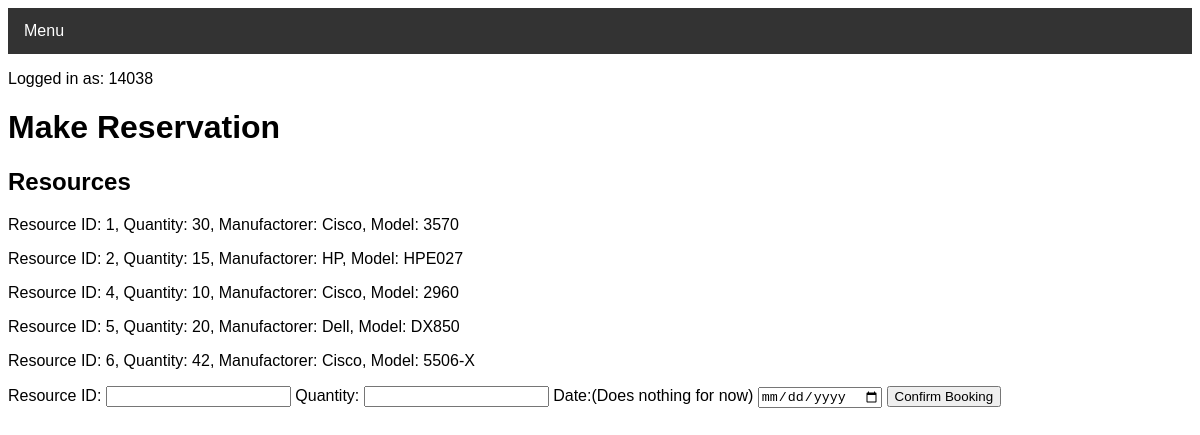
Page /reservation (signed in) on the earlier database version.
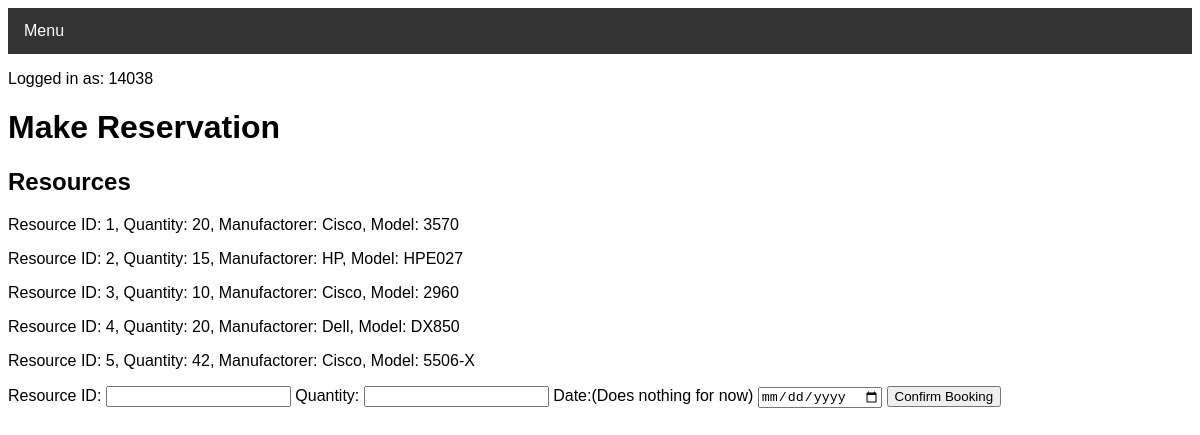
Same page on the later database version.
### tables this page shows
CREATE TABLE Resource (resource_id INTEGER PRIMARY KEY UNIQUE, resource_quantity INTEGER NOT NULL, resource_manufactorer STRING NOT NULL, resource_model NOT NULL);

### routes.py (the view, shortened to what this page needs)
@app.route("/reservation", methods=['GET', 'POST'])
def reservation():
    if "name" not in session:
        return redirect(url_for("login"))
    try:
        lst = res.readResource()
    except TypeError as e:
        flash("Error: Something is not right. Did you input a resource ID that doesn't exist?")
        print(e.args[0])
        lst = res.readResource()
    return render_template("reservation.html", data=lst, username=session['name'])

### Project.py (called while the page is built)
    def readResource(self):
        c = self.conn.cursor()
        c.execute("SELECT 'Resource ID:', resource_id, 'Quantity:', resource_quantity, 'Manufactorer:', resource_manufactorer, 'Model:', resource_model FROM Resource;")
        lst = c.fetchall()
        c.close()
        return lst

### templates/reservation.html (shortened to what this page needs)
<!DOCTYPE html>
<head>
<link rel="stylesheet" href="../static/theme.css">
<link rel="stylesheet" type="text/css" href="../static/barstyle.css" title="style"/>
<link rel="stylesheet" type="text/css" href="../static/errorstyle.css" title="style"/>
</head>
<body>
<div class="navbar">
  <div class="dropdown">
    <button class="dropbtn">Menu
      <i class="fa fa-caret-down"></i>
    </button>
  </div>
</div>
      <p>Logged in as: {{ username }}</p>
<h1>Make Reservation</h1>
<div class="container">
   <h2>Resources</h2>
   <body>
     {%for value in data%}
      <p>{{value | replace("(", "") | replace(")", "") | replace(":", "=") | replace("'", "") | replace("=,", ":")}}</p>
     {%endfor%}
    </body>
<div class="container">
   <form action="" method="post" role="form">
   <label for="ID">Resource ID:</label>
   <input type="text" class="form-control" id="ID" name="ID" required>
   <label for="quantity">Quantity:</label>
   <input type="text" class="form-control" id="quantity" name="quantity" required>
   <label for="date">Date:(Does nothing for now)</label>
   <input type="date" class="form-control" id="date" name="date"/>
   <button type="submit" class="btn btn-success">Confirm Booking</button>
   </form>
</div>

### static/barstyle.css (style rules this page uses)
body { font-family: Arial, Helvetica, sans-serif; }
.navbar { overflow: hidden; background-color: #333; }
.dropdown { float: left; overflow: hidden; }
.dropdown .dropbtn { font-size: 16px; border: none; outline: none; color: white; padding: 14px 16px; background-color: inherit; font-family: inherit; margin: 0; }

Differences in the rows shown:
removed Resource: value "Resource ID: 5, Quantity: 20, Manufactorer: Dell, Model: DX850"
removed Resource: value "Resource ID: 6, Quantity: 42, Manufactorer: Cisco, Model: 5506-X"
changed Resource (number 1 of 5 on the later page): value "Resource ID: 1, Quantity: 30, Manufactorer: Cisco, Model: 3570" → "Resource ID: 1, Quantity: 20, Manufactorer: Cisco, Model: 3570"
added Resource: value "Resource ID: 3, Quantity: 10, Manufactorer: Cisco, Model: 2960"
changed Resource (number 4 of 5 on the later page): value "Resource ID: 4, Quantity: 10, Manufactorer: Cisco, Model: 2960" → "Resource ID: 4, Quantity: 20, Manufactorer: Dell, Model: DX850"
added Resource: value "Resource ID: 5, Quantity: 42, Manufactorer: Cisco, Model: 5506-X"
